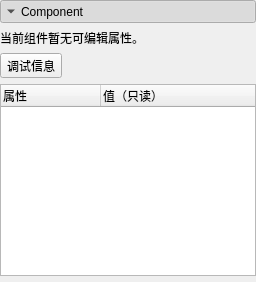
<?xml version="1.0" encoding="UTF-8"?>
<ui version="4.0">
 <class>ComponentInfoSectionForm</class>
 <widget class="QWidget" name="ComponentInfoSectionForm">
  <property name="sizePolicy"><sizepolicy hsizetype="Expanding" vsizetype="Maximum"><horstretch>0</horstretch><verstretch>0</verstretch></sizepolicy></property>
  <layout class="QVBoxLayout" name="sectionLayout">
   <property name="spacing"><number>0</number></property>
   <property name="leftMargin"><number>0</number></property><property name="topMargin"><number>0</number></property><property name="rightMargin"><number>0</number></property><property name="bottomMargin"><number>6</number></property>
   <item><widget class="QToolButton" name="componentHeaderButton">
    <property name="sizePolicy"><sizepolicy hsizetype="Expanding" vsizetype="Fixed"><horstretch>0</horstretch><verstretch>0</verstretch></sizepolicy></property>
    <property name="text"><string>Component</string></property>
    <property name="checkable"><bool>true</bool></property><property name="checked"><bool>true</bool></property>
    <property name="toolButtonStyle"><enum>Qt::ToolButtonTextBesideIcon</enum></property><property name="arrowType"><enum>Qt::DownArrow</enum></property>
   </widget></item>
   <item><widget class="QWidget" name="sectionBody"><layout class="QVBoxLayout" name="bodyLayout">
    <property name="leftMargin"><number>0</number></property><property name="topMargin"><number>0</number></property><property name="rightMargin"><number>0</number></property><property name="bottomMargin"><number>0</number></property>
    <item><widget class="QWidget" name="editorHost"><layout class="QVBoxLayout" name="editorLayout"><property name="leftMargin"><number>0</number></property><property name="topMargin"><number>0</number></property><property name="rightMargin"><number>0</number></property><property name="bottomMargin"><number>0</number></property></layout></widget></item>
    <item><widget class="QLabel" name="unavailableEditorLabel"><property name="visible"><bool>false</bool></property><property name="text"><string>当前组件暂无可编辑属性。</string></property><property name="wordWrap"><bool>true</bool></property></widget></item>
    <item><widget class="QToolButton" name="detailsButton"><property name="visible"><bool>false</bool></property><property name="text"><string>调试信息</string></property><property name="checkable"><bool>true</bool></property><property name="checked"><bool>false</bool></property></widget></item>
   <item><widget class="QTreeWidget" name="componentProperties">
    <property name="visible"><bool>false</bool></property>
    <property name="styleSheet"><string>QTreeWidget { alternate-background-color:#252930; selection-background-color:#3a526d; selection-color:#f1f4f8; }</string></property>
    <property name="alternatingRowColors"><bool>true</bool></property><property name="rootIsDecorated"><bool>true</bool></property>
    <property name="editTriggers"><set>QAbstractItemView::NoEditTriggers</set></property><property name="selectionMode"><enum>QAbstractItemView::NoSelection</enum></property>
    <property name="verticalScrollBarPolicy"><enum>Qt::ScrollBarAlwaysOff</enum></property>
    <property name="uniformRowHeights"><bool>true</bool></property><property name="allColumnsShowFocus"><bool>true</bool></property>
    <column><property name="text"><string>属性</string></property></column>
    <column><property name="text"><string>值（只读）</string></property></column>
   </widget></item>
   </layout></widget></item>
  </layout>
 </widget>
 <resources/>
 <connections/>
</ui>
